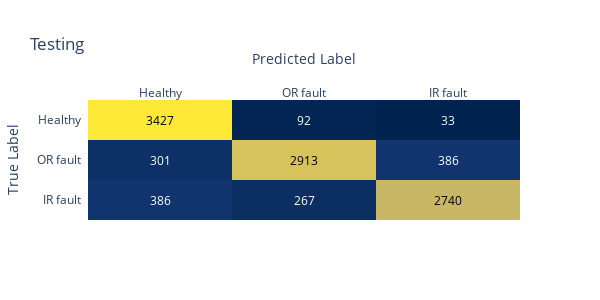

Source (notebook cell):
### Code cell
# testing
# Construimos una visualización para la matriz de confusión
z_test = confusion_matrix(np.argmax(testy,axis=1), np.argmax(pred_test,axis=1))
# Reformateo la matriz para que me quede mejor el gráfico
z_test[[0,2],:] = z_test[[2,0],:]
x = ['Healthy', 'OR fault', 'IR fault']
y = ['IR fault', 'OR fault', 'Healthy']
z_text = [[str(y) for y in x] for x in z_test]
heatmap = ff.create_annotated_heatmap(z_test, x=x, y=y, annotation_text=z_text, colorscale='cividis')
heatmap.update_layout(title_text='Testing',height=300,width=600,
                      xaxis_title="Predicted Label",yaxis_title="True Label")
heatmap.show()

### Figure 1 — Plotly figure (JSON) as saved in the notebook; plotly's stock layout.template omitted (floating-point values rounded to 4 significant figures)
{"data": [{"colorscale": [[0, "#00224e"], [0.1111, "#123570"], [0.2222, "#3b496c"], [0.3333, "#575d6d"], [0.4444, "#707173"], [0.5556, "#8a8678"], [0.6667, "#a59c74"], [0.7778, "#c3b369"], [0.8889, "#e1cc55"], [1, "#fee838"]], "reversescale": false, "showscale": false, "type": "heatmap", "x": ["Healthy", "OR fault", "IR fault"], "y": ["IR fault", "OR fault", "Healthy"], "z": [[386, 267, 2740], [301, 2913, 386], [3427, 92, 33]]}], "layout": {"annotations": [{"font": {"color": "#FFFFFF"}, "showarrow": false, "text": "386", "x": "Healthy", "xref": "x", "y": "IR fault", "yref": "y"}, {"font": {"color": "#FFFFFF"}, "showarrow": false, "text": "267", "x": "OR fault", "xref": "x", "y": "IR fault", "yref": "y"}, {"font": {"color": "#000000"}, "showarrow": false, "text": "2740", "x": "IR fault", "xref": "x", "y": "IR fault", "yref": "y"}, {"font": {"color": "#FFFFFF"}, "showarrow": false, "text": "301", "x": "Healthy", "xref": "x", "y": "OR fault", "yref": "y"}, {"font": {"color": "#000000"}, "showarrow": false, "text": "2913", "x": "OR fault", "xref": "x", "y": "OR fault", "yref": "y"}, {"font": {"color": "#FFFFFF"}, "showarrow": false, "text": "386", "x": "IR fault", "xref": "x", "y": "OR fault", "yref": "y"}, {"font": {"color": "#000000"}, "showarrow": false, "text": "3427", "x": "Healthy", "xref": "x", "y": "Healthy", "yref": "y"}, {"font": {"color": "#FFFFFF"}, "showarrow": false, "text": "92", "x": "OR fault", "xref": "x", "y": "Healthy", "yref": "y"}, {"font": {"color": "#FFFFFF"}, "showarrow": false, "text": "33", "x": "IR fault", "xref": "x", "y": "Healthy", "yref": "y"}], "height": 300, "title": {"text": "Testing"}, "width": 600, "xaxis": {"dtick": 1, "gridcolor": "rgb(0, 0, 0)", "side": "top", "ticks": "", "title": {"text": "Predicted Label"}}, "yaxis": {"dtick": 1, "ticks": "", "ticksuffix": "  ", "title": {"text": "True Label"}}}}
